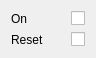
  <widget class="QWidget" name="layoutWidget">
   <property name="geometry">
    <rect>
     <x>790</x>
     <y>170</y>
     <width>81</width>
     <height>48</height>
    </rect>
   </property>
   <layout class="QGridLayout" name="klystron1Layout">
    <item row="0" column="3">
     <widget class="TaurusValueCheckBox" name="klystron1OnCheck">
      <property name="showText">
       <bool>false</bool>
      </property>
      <property name="autoApply">
       <bool>true</bool>
      </property>
      <property name="forcedApply">
       <bool>false</bool>
      </property>
     </widget>
    </item>
    <item row="1" column="3">
     <widget class="TaurusValueCheckBox" name="klystron1RstCheck">
      <property name="showText">
       <bool>false</bool>
      </property>
      <property name="autoApply">
       <bool>true</bool>
      </property>
      <property name="forcedApply">
       <bool>false</bool>
      </property>
     </widget>
    </item>
    <item row="0" column="1">
     <widget class="QLabel" name="klystron1OnLabel">
      <property name="text">
       <string>On</string>
      </property>
     </widget>
    </item>
    <item row="1" column="1">
     <widget class="QLabel" name="klystron1RstLabel">
      <property name="text">
       <string>Reset</string>
      </property>
     </widget>
    </item>
    <item row="0" column="2">
     <widget class="TaurusLed" name="klystron1OnLed">
      <property name="minimumSize">
       <size>
        <width>15</width>
        <height>15</height>
       </size>
      </property>
      <property name="maximumSize">
       <size>
        <width>15</width>
        <height>15</height>
       </size>
      </property>
     </widget>
    </item>
    <item row="1" column="2">
     <widget class="TaurusLed" name="klystron1RstLed">
      <property name="minimumSize">
       <size>
        <width>15</width>
        <height>15</height>
       </size>
      </property>
      <property name="maximumSize">
       <size>
        <width>15</width>
        <height>15</height>
       </size>
      </property>
     </widget>
    </item>
   </layout>
  </widget>
